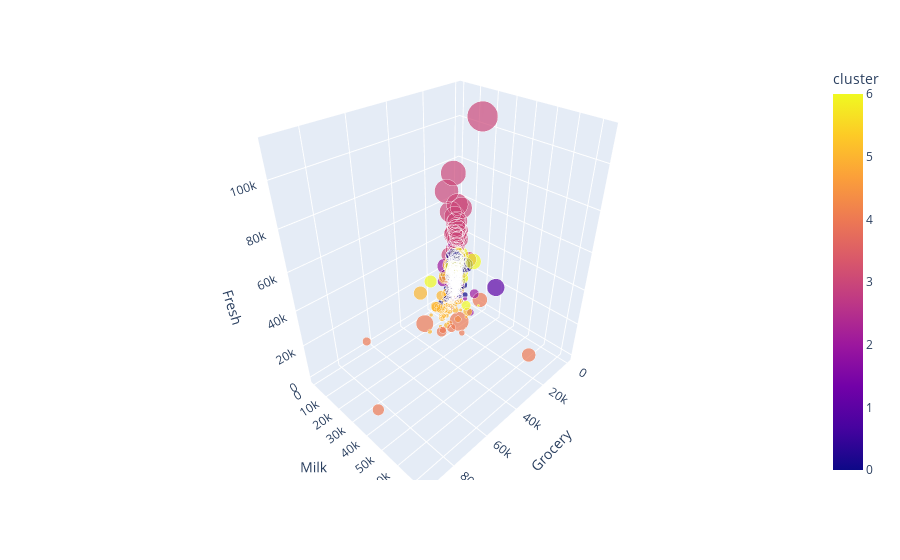

The code cell stored with this chart in its notebook:
### Code cell
fig = px.scatter_3d(dataset, x="Grocery", y="Milk", z="Fresh", color='cluster', size="Fresh", size_max=30)
fig.show()

### Figure 1 — Plotly figure (JSON) as saved in the notebook; plotly's stock layout.template omitted (floating-point values rounded to 4 significant figures; data arrays with more than 128 entries replaced by an {"elided": "..."} marker saying what was removed)
{"data": [{"hovertemplate": "Grocery=%{x}<br>Milk=%{y}<br>Fresh=%{marker.size}<br>cluster=%{marker.color}<extra></extra>", "legendgroup": "", "marker": {"color": {"elided": "440 int values"}, "coloraxis": "coloraxis", "size": {"elided": "440 int values"}, "sizemode": "area", "sizeref": 124.6, "symbol": "circle"}, "mode": "markers", "name": "", "scene": "scene", "showlegend": false, "type": "scatter3d", "x": {"elided": "440 int values"}, "y": {"elided": "440 int values"}, "z": {"elided": "440 int values"}}], "layout": {"coloraxis": {"colorbar": {"title": {"text": "cluster"}}, "colorscale": [[0, "#0d0887"], [0.1111, "#46039f"], [0.2222, "#7201a8"], [0.3333, "#9c179e"], [0.4444, "#bd3786"], [0.5556, "#d8576b"], [0.6667, "#ed7953"], [0.7778, "#fb9f3a"], [0.8889, "#fdca26"], [1, "#f0f921"]]}, "legend": {"itemsizing": "constant", "tracegroupgap": 0}, "margin": {"t": 60}, "scene": {"domain": {"x": [0, 1], "y": [0, 1]}, "xaxis": {"title": {"text": "Grocery"}}, "yaxis": {"title": {"text": "Milk"}}, "zaxis": {"title": {"text": "Fresh"}}}}}
